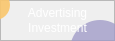
       <widget class="QFrame" name="frame_12">
        <property name="geometry">
         <rect>
          <x>331</x>
          <y>0</y>
          <width>115</width>
          <height>41</height>
         </rect>
        </property>
        <property name="styleSheet">
         <string notr="true">QFrame#frame_12{
	background-color:rgb(105, 126, 201);
}</string>
        </property>
        <property name="frameShape">
         <enum>QFrame::StyledPanel</enum>
        </property>
        <property name="frameShadow">
         <enum>QFrame::Raised</enum>
        </property>
        <widget class="QFrame" name="frame_14">
         <property name="geometry">
          <rect>
           <x>70</x>
           <y>20</y>
           <width>60</width>
           <height>60</height>
          </rect>
         </property>
         <property name="styleSheet">
          <string notr="true">border-radius:30px;
background-color: rgb(159, 154, 199,200);</string>
         </property>
         <property name="frameShape">
          <enum>QFrame::StyledPanel</enum>
         </property>
         <property name="frameShadow">
          <enum>QFrame::Raised</enum>
         </property>
        </widget>
        <widget class="QFrame" name="frame_13">
         <property name="geometry">
          <rect>
           <x>-20</x>
           <y>-10</y>
           <width>30</width>
           <height>30</height>
          </rect>
         </property>
         <property name="styleSheet">
          <string notr="true">border-radius:15px;
background-color: rgb(250, 199, 109,230);</string>
         </property>
         <property name="frameShape">
          <enum>QFrame::StyledPanel</enum>
         </property>
         <property name="frameShadow">
          <enum>QFrame::Raised</enum>
         </property>
        </widget>
        <widget class="QLabel" name="label_20">
         <property name="geometry">
          <rect>
           <x>0</x>
           <y>4</y>
           <width>115</width>
           <height>17</height>
          </rect>
         </property>
         <property name="styleSheet">
          <string notr="true">font: 7pt &quot;汉仪菱心体简&quot;;
color: rgb(255, 255, 255);
background-color: transparent;
line-height:8px</string>
         </property>
         <property name="text">
          <string>Advertising</string>
         </property>
         <property name="alignment">
          <set>Qt::AlignCenter</set>
         </property>
        </widget>
        <widget class="QLabel" name="label_21">
         <property name="geometry">
          <rect>
           <x>0</x>
           <y>19</y>
           <width>115</width>
           <height>18</height>
          </rect>
         </property>
         <property name="styleSheet">
          <string notr="true">font: 7pt &quot;汉仪菱心体简&quot;;
color: rgb(255, 255, 255);
background-color: transparent;
line-height:8px</string>
         </property>
         <property name="text">
          <string>Investment</string>
         </property>
         <property name="alignment">
          <set>Qt::AlignCenter</set>
         </property>
        </widget>
       </widget>
